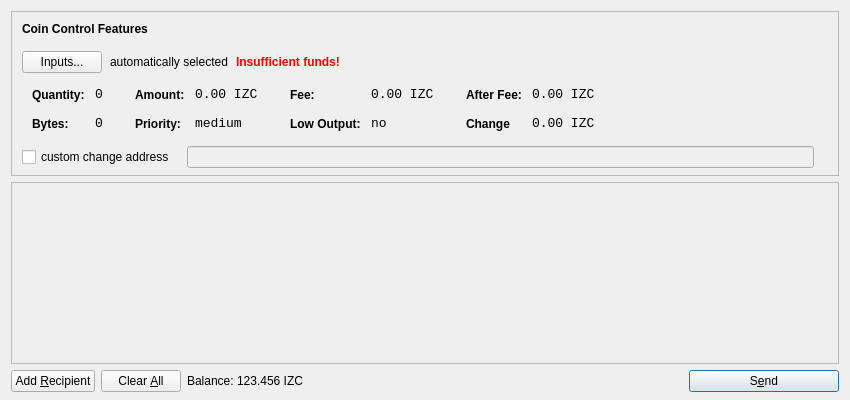
<?xml version="1.0" encoding="UTF-8"?>
<ui version="4.0">
 <class>SendCoinsDialog</class>
 <widget class="QDialog" name="SendCoinsDialog">
  <property name="geometry">
   <rect>
    <x>0</x>
    <y>0</y>
    <width>850</width>
    <height>400</height>
   </rect>
  </property>
  <property name="windowTitle">
   <string>Send Coins</string>
  </property>
  <layout class="QVBoxLayout" name="verticalLayout" stretch="0,1,0">
   <property name="bottomMargin">
    <number>8</number>
   </property>
   <item>
    <widget class="QFrame" name="frameCoinControl">
     <property name="sizePolicy">
      <sizepolicy hsizetype="Expanding" vsizetype="Expanding">
       <horstretch>0</horstretch>
       <verstretch>0</verstretch>
      </sizepolicy>
     </property>
     <property name="maximumSize">
      <size>
       <width>16777215</width>
       <height>16777215</height>
      </size>
     </property>
     <property name="frameShape">
      <enum>QFrame::StyledPanel</enum>
     </property>
     <property name="frameShadow">
      <enum>QFrame::Sunken</enum>
     </property>
     <layout class="QVBoxLayout" name="verticalLayoutCoinControl2">
      <property name="spacing">
       <number>-1</number>
      </property>
      <property name="leftMargin">
       <number>0</number>
      </property>
      <property name="topMargin">
       <number>0</number>
      </property>
      <property name="rightMargin">
       <number>0</number>
      </property>
      <property name="bottomMargin">
       <number>6</number>
      </property>
      <item>
       <layout class="QVBoxLayout" name="verticalLayoutCoinControl" stretch="0,0,0,0,1">
        <property name="spacing">
         <number>0</number>
        </property>
        <property name="leftMargin">
         <number>10</number>
        </property>
        <property name="topMargin">
         <number>10</number>
        </property>
        <item>
         <layout class="QHBoxLayout" name="horizontalLayoutCoinControl1">
          <property name="bottomMargin">
           <number>15</number>
          </property>
          <item>
           <widget class="QLabel" name="labelCoinControlFeatures">
            <property name="sizePolicy">
             <sizepolicy hsizetype="Preferred" vsizetype="Maximum">
              <horstretch>0</horstretch>
              <verstretch>0</verstretch>
             </sizepolicy>
            </property>
            <property name="font">
             <font>
              <weight>75</weight>
              <bold>true</bold>
             </font>
            </property>
            <property name="styleSheet">
             <string notr="true">font-weight:bold;</string>
            </property>
            <property name="text">
             <string>Coin Control Features</string>
            </property>
           </widget>
          </item>
         </layout>
        </item>
        <item>
         <layout class="QHBoxLayout" name="horizontalLayoutCoinControl2" stretch="0,0,0,0">
          <property name="spacing">
           <number>8</number>
          </property>
          <property name="bottomMargin">
           <number>10</number>
          </property>
          <item>
           <widget class="QPushButton" name="pushButtonCoinControl">
            <property name="styleSheet">
             <string notr="true"/>
            </property>
            <property name="text">
             <string>Inputs...</string>
            </property>
           </widget>
          </item>
          <item>
           <widget class="QLabel" name="labelCoinControlAutomaticallySelected">
            <property name="text">
             <string>automatically selected</string>
            </property>
            <property name="margin">
             <number>5</number>
            </property>
           </widget>
          </item>
          <item>
           <widget class="QLabel" name="labelCoinControlInsuffFunds">
            <property name="font">
             <font>
              <weight>75</weight>
              <bold>true</bold>
             </font>
            </property>
            <property name="styleSheet">
             <string notr="true">color:red;font-weight:bold;</string>
            </property>
            <property name="text">
             <string>Insufficient funds!</string>
            </property>
            <property name="margin">
             <number>5</number>
            </property>
           </widget>
          </item>
          <item>
           <spacer name="horizontalSpacerCoinControl">
            <property name="orientation">
             <enum>Qt::Horizontal</enum>
            </property>
            <property name="sizeHint" stdset="0">
             <size>
              <width>40</width>
              <height>1</height>
             </size>
            </property>
           </spacer>
          </item>
         </layout>
        </item>
        <item>
         <widget class="QWidget" name="widgetCoinControl" native="true">
          <property name="sizePolicy">
           <sizepolicy hsizetype="Preferred" vsizetype="Preferred">
            <horstretch>0</horstretch>
            <verstretch>0</verstretch>
           </sizepolicy>
          </property>
          <property name="minimumSize">
           <size>
            <width>0</width>
            <height>0</height>
           </size>
          </property>
          <property name="styleSheet">
           <string notr="true"/>
          </property>
          <layout class="QHBoxLayout" name="horizontalLayoutCoinControl5">
           <property name="margin">
            <number>0</number>
           </property>
           <item>
            <layout class="QHBoxLayout" name="horizontalLayoutCoinControl3" stretch="0,0,0,1">
             <property name="spacing">
              <number>20</number>
             </property>
             <property name="topMargin">
              <number>0</number>
             </property>
             <property name="bottomMargin">
              <number>10</number>
             </property>
             <item>
              <layout class="QFormLayout" name="formLayoutCoinControl1">
               <property name="horizontalSpacing">
                <number>10</number>
               </property>
               <property name="verticalSpacing">
                <number>14</number>
               </property>
               <property name="leftMargin">
                <number>10</number>
               </property>
               <property name="topMargin">
                <number>4</number>
               </property>
               <property name="rightMargin">
                <number>6</number>
               </property>
               <item row="0" column="0">
                <widget class="QLabel" name="labelCoinControlQuantityText">
                 <property name="styleSheet">
                  <string notr="true">font-weight:bold;</string>
                 </property>
                 <property name="text">
                  <string>Quantity:</string>
                 </property>
                 <property name="margin">
                  <number>0</number>
                 </property>
                </widget>
               </item>
               <item row="0" column="1">
                <widget class="QLabel" name="labelCoinControlQuantity">
                 <property name="font">
                  <font>
                   <family>Monospace</family>
                   <pointsize>10</pointsize>
                  </font>
                 </property>
                 <property name="cursor">
                  <cursorShape>IBeamCursor</cursorShape>
                 </property>
                 <property name="contextMenuPolicy">
                  <enum>Qt::ActionsContextMenu</enum>
                 </property>
                 <property name="text">
                  <string>0</string>
                 </property>
                 <property name="margin">
                  <number>0</number>
                 </property>
                 <property name="textInteractionFlags">
                  <set>Qt::LinksAccessibleByMouse|Qt::TextSelectableByKeyboard|Qt::TextSelectableByMouse</set>
                 </property>
                </widget>
               </item>
               <item row="1" column="0">
                <widget class="QLabel" name="labelCoinControlBytesText">
                 <property name="styleSheet">
                  <string notr="true">font-weight:bold;</string>
                 </property>
                 <property name="text">
                  <string>Bytes:</string>
                 </property>
                </widget>
               </item>
               <item row="1" column="1">
                <widget class="QLabel" name="labelCoinControlBytes">
                 <property name="font">
                  <font>
                   <family>Monospace</family>
                   <pointsize>10</pointsize>
                  </font>
                 </property>
                 <property name="cursor">
                  <cursorShape>IBeamCursor</cursorShape>
                 </property>
                 <property name="contextMenuPolicy">
                  <enum>Qt::ActionsContextMenu</enum>
                 </property>
                 <property name="text">
                  <string>0</string>
                 </property>
                 <property name="textInteractionFlags">
                  <set>Qt::LinksAccessibleByMouse|Qt::TextSelectableByKeyboard|Qt::TextSelectableByMouse</set>
                 </property>
                </widget>
               </item>
              </layout>
             </item>
             <item>
              <layout class="QFormLayout" name="formLayoutCoinControl2">
               <property name="horizontalSpacing">
                <number>10</number>
               </property>
               <property name="verticalSpacing">
                <number>14</number>
               </property>
               <property name="leftMargin">
                <number>6</number>
               </property>
               <property name="topMargin">
                <number>4</number>
               </property>
               <property name="rightMargin">
                <number>6</number>
               </property>
               <item row="0" column="0">
                <widget class="QLabel" name="labelCoinControlAmountText">
                 <property name="styleSheet">
                  <string notr="true">font-weight:bold;</string>
                 </property>
                 <property name="text">
                  <string>Amount:</string>
                 </property>
                 <property name="margin">
                  <number>0</number>
                 </property>
                </widget>
               </item>
               <item row="0" column="1">
                <widget class="QLabel" name="labelCoinControlAmount">
                 <property name="font">
                  <font>
                   <family>Monospace</family>
                   <pointsize>10</pointsize>
                  </font>
                 </property>
                 <property name="cursor">
                  <cursorShape>IBeamCursor</cursorShape>
                 </property>
                 <property name="contextMenuPolicy">
                  <enum>Qt::ActionsContextMenu</enum>
                 </property>
                 <property name="text">
                  <string>0.00 IZC</string>
                 </property>
                 <property name="textInteractionFlags">
                  <set>Qt::LinksAccessibleByMouse|Qt::TextSelectableByKeyboard|Qt::TextSelectableByMouse</set>
                 </property>
                </widget>
               </item>
               <item row="1" column="0">
                <widget class="QLabel" name="labelCoinControlPriorityText">
                 <property name="styleSheet">
                  <string notr="true">font-weight:bold;</string>
                 </property>
                 <property name="text">
                  <string>Priority:</string>
                 </property>
                </widget>
               </item>
               <item row="1" column="1">
                <widget class="QLabel" name="labelCoinControlPriority">
                 <property name="font">
                  <font>
                   <family>Monospace</family>
                   <pointsize>10</pointsize>
                  </font>
                 </property>
                 <property name="cursor">
                  <cursorShape>IBeamCursor</cursorShape>
                 </property>
                 <property name="contextMenuPolicy">
                  <enum>Qt::ActionsContextMenu</enum>
                 </property>
                 <property name="text">
                  <string>medium</string>
                 </property>
                 <property name="textInteractionFlags">
                  <set>Qt::LinksAccessibleByMouse|Qt::TextSelectableByKeyboard|Qt::TextSelectableByMouse</set>
                 </property>
                </widget>
               </item>
              </layout>
             </item>
             <item>
              <layout class="QFormLayout" name="formLayoutCoinControl3">
               <property name="horizontalSpacing">
                <number>10</number>
               </property>
               <property name="verticalSpacing">
                <number>14</number>
               </property>
               <property name="leftMargin">
                <number>6</number>
               </property>
               <property name="topMargin">
                <number>4</number>
               </property>
               <property name="rightMargin">
                <number>6</number>
               </property>
               <item row="0" column="0">
                <widget class="QLabel" name="labelCoinControlFeeText">
                 <property name="styleSheet">
                  <string notr="true">font-weight:bold;</string>
                 </property>
                 <property name="text">
                  <string>Fee:</string>
                 </property>
                 <property name="margin">
                  <number>0</number>
                 </property>
                </widget>
               </item>
               <item row="0" column="1">
                <widget class="QLabel" name="labelCoinControlFee">
                 <property name="font">
                  <font>
                   <family>Monospace</family>
                   <pointsize>10</pointsize>
                  </font>
                 </property>
                 <property name="cursor">
                  <cursorShape>IBeamCursor</cursorShape>
                 </property>
                 <property name="contextMenuPolicy">
                  <enum>Qt::ActionsContextMenu</enum>
                 </property>
                 <property name="text">
                  <string>0.00 IZC</string>
                 </property>
                 <property name="textInteractionFlags">
                  <set>Qt::LinksAccessibleByMouse|Qt::TextSelectableByKeyboard|Qt::TextSelectableByMouse</set>
                 </property>
                </widget>
               </item>
               <item row="1" column="0">
                <widget class="QLabel" name="labelCoinControlLowOutputText">
                 <property name="styleSheet">
                  <string notr="true">font-weight:bold;</string>
                 </property>
                 <property name="text">
                  <string>Low Output:</string>
                 </property>
                </widget>
               </item>
               <item row="1" column="1">
                <widget class="QLabel" name="labelCoinControlLowOutput">
                 <property name="font">
                  <font>
                   <family>Monospace</family>
                   <pointsize>10</pointsize>
                  </font>
                 </property>
                 <property name="cursor">
                  <cursorShape>IBeamCursor</cursorShape>
                 </property>
                 <property name="contextMenuPolicy">
                  <enum>Qt::ActionsContextMenu</enum>
                 </property>
                 <property name="text">
                  <string>no</string>
                 </property>
                 <property name="textInteractionFlags">
                  <set>Qt::LinksAccessibleByMouse|Qt::TextSelectableByKeyboard|Qt::TextSelectableByMouse</set>
                 </property>
                </widget>
               </item>
              </layout>
             </item>
             <item>
              <layout class="QFormLayout" name="formLayoutCoinControl4">
               <property name="horizontalSpacing">
                <number>10</number>
               </property>
               <property name="verticalSpacing">
                <number>14</number>
               </property>
               <property name="leftMargin">
                <number>6</number>
               </property>
               <property name="topMargin">
                <number>4</number>
               </property>
               <property name="rightMargin">
                <number>6</number>
               </property>
               <item row="0" column="0">
                <widget class="QLabel" name="labelCoinControlAfterFeeText">
                 <property name="styleSheet">
                  <string notr="true">font-weight:bold;</string>
                 </property>
                 <property name="text">
                  <string>After Fee:</string>
                 </property>
                 <property name="margin">
                  <number>0</number>
                 </property>
                </widget>
               </item>
               <item row="0" column="1">
                <widget class="QLabel" name="labelCoinControlAfterFee">
                 <property name="font">
                  <font>
                   <family>Monospace</family>
                   <pointsize>10</pointsize>
                  </font>
                 </property>
                 <property name="cursor">
                  <cursorShape>IBeamCursor</cursorShape>
                 </property>
                 <property name="contextMenuPolicy">
                  <enum>Qt::ActionsContextMenu</enum>
                 </property>
                 <property name="text">
                  <string>0.00 IZC</string>
                 </property>
                 <property name="textInteractionFlags">
                  <set>Qt::LinksAccessibleByMouse|Qt::TextSelectableByKeyboard|Qt::TextSelectableByMouse</set>
                 </property>
                </widget>
               </item>
               <item row="1" column="0">
                <widget class="QLabel" name="labelCoinControlChangeText">
                 <property name="styleSheet">
                  <string notr="true">font-weight:bold;</string>
                 </property>
                 <property name="text">
                  <string>Change</string>
                 </property>
                </widget>
               </item>
               <item row="1" column="1">
                <widget class="QLabel" name="labelCoinControlChange">
                 <property name="font">
                  <font>
                   <family>Monospace</family>
                   <pointsize>10</pointsize>
                  </font>
                 </property>
                 <property name="cursor">
                  <cursorShape>IBeamCursor</cursorShape>
                 </property>
                 <property name="contextMenuPolicy">
                  <enum>Qt::ActionsContextMenu</enum>
                 </property>
                 <property name="text">
                  <string>0.00 IZC</string>
                 </property>
                 <property name="textInteractionFlags">
                  <set>Qt::LinksAccessibleByMouse|Qt::TextSelectableByKeyboard|Qt::TextSelectableByMouse</set>
                 </property>
                </widget>
               </item>
              </layout>
             </item>
            </layout>
           </item>
          </layout>
         </widget>
        </item>
        <item>
         <layout class="QHBoxLayout" name="horizontalLayoutCoinControl4" stretch="0,0,0">
          <property name="spacing">
           <number>12</number>
          </property>
          <property name="sizeConstraint">
           <enum>QLayout::SetDefaultConstraint</enum>
          </property>
          <property name="topMargin">
           <number>5</number>
          </property>
          <property name="rightMargin">
           <number>5</number>
          </property>
          <item>
           <widget class="QCheckBox" name="checkBoxCoinControlChange">
            <property name="text">
             <string>custom change address</string>
            </property>
           </widget>
          </item>
          <item>
           <widget class="QLineEdit" name="lineEditCoinControlChange">
            <property name="enabled">
             <bool>false</bool>
            </property>
            <property name="sizePolicy">
             <sizepolicy hsizetype="Expanding" vsizetype="Fixed">
              <horstretch>0</horstretch>
              <verstretch>0</verstretch>
             </sizepolicy>
            </property>
           </widget>
          </item>
          <item>
           <widget class="QLabel" name="labelCoinControlChangeLabel">
            <property name="sizePolicy">
             <sizepolicy hsizetype="Preferred" vsizetype="Expanding">
              <horstretch>0</horstretch>
              <verstretch>0</verstretch>
             </sizepolicy>
            </property>
            <property name="minimumSize">
             <size>
              <width>0</width>
              <height>0</height>
             </size>
            </property>
            <property name="text">
             <string/>
            </property>
            <property name="margin">
             <number>3</number>
            </property>
           </widget>
          </item>
         </layout>
        </item>
        <item>
         <spacer name="verticalSpacerCoinControl">
          <property name="orientation">
           <enum>Qt::Vertical</enum>
          </property>
          <property name="sizeHint" stdset="0">
           <size>
            <width>800</width>
            <height>1</height>
           </size>
          </property>
         </spacer>
        </item>
       </layout>
      </item>
     </layout>
    </widget>
   </item>
   <item>
    <widget class="QScrollArea" name="scrollArea">
     <property name="widgetResizable">
      <bool>true</bool>
     </property>
     <widget class="QWidget" name="scrollAreaWidgetContents">
      <property name="geometry">
       <rect>
        <x>0</x>
        <y>0</y>
        <width>830</width>
        <height>165</height>
       </rect>
      </property>
      <layout class="QVBoxLayout" name="verticalLayout_2">
       <property name="margin">
        <number>0</number>
       </property>
       <item>
        <layout class="QVBoxLayout" name="entries">
         <property name="spacing">
          <number>6</number>
         </property>
        </layout>
       </item>
       <item>
        <spacer name="verticalSpacer">
         <property name="orientation">
          <enum>Qt::Vertical</enum>
         </property>
         <property name="sizeHint" stdset="0">
          <size>
           <width>20</width>
           <height>40</height>
          </size>
         </property>
        </spacer>
       </item>
      </layout>
     </widget>
    </widget>
   </item>
   <item>
    <layout class="QHBoxLayout" name="horizontalLayout">
     <item>
      <widget class="QPushButton" name="addButton">
       <property name="toolTip">
        <string>Send to multiple recipients at once</string>
       </property>
       <property name="text">
        <string>Add &amp;Recipient</string>
       </property>
       <property name="icon">
        <iconset resource="../bitcoin.qrc">
         <normaloff>:/icons/add</normaloff>:/icons/add</iconset>
       </property>
       <property name="autoDefault">
        <bool>false</bool>
       </property>
      </widget>
     </item>
     <item>
      <widget class="QPushButton" name="clearButton">
       <property name="sizePolicy">
        <sizepolicy hsizetype="Minimum" vsizetype="Fixed">
         <horstretch>0</horstretch>
         <verstretch>0</verstretch>
        </sizepolicy>
       </property>
       <property name="toolTip">
        <string>Remove all transaction fields</string>
       </property>
       <property name="text">
        <string>Clear &amp;All</string>
       </property>
       <property name="icon">
        <iconset resource="../bitcoin.qrc">
         <normaloff>:/icons/remove</normaloff>:/icons/remove</iconset>
       </property>
       <property name="autoRepeatDelay">
        <number>300</number>
       </property>
       <property name="autoDefault">
        <bool>false</bool>
       </property>
      </widget>
     </item>
     <item>
      <layout class="QHBoxLayout" name="horizontalLayout_2">
       <property name="spacing">
        <number>3</number>
       </property>
       <item>
        <widget class="QLabel" name="label">
         <property name="sizePolicy">
          <sizepolicy hsizetype="Preferred" vsizetype="Fixed">
           <horstretch>0</horstretch>
           <verstretch>0</verstretch>
          </sizepolicy>
         </property>
         <property name="text">
          <string>Balance:</string>
         </property>
        </widget>
       </item>
       <item>
        <widget class="QLabel" name="labelBalance">
         <property name="sizePolicy">
          <sizepolicy hsizetype="Preferred" vsizetype="Fixed">
           <horstretch>0</horstretch>
           <verstretch>0</verstretch>
          </sizepolicy>
         </property>
         <property name="cursor">
          <cursorShape>IBeamCursor</cursorShape>
         </property>
         <property name="text">
          <string>123.456 IZC</string>
         </property>
         <property name="textInteractionFlags">
          <set>Qt::LinksAccessibleByMouse|Qt::TextSelectableByKeyboard|Qt::TextSelectableByMouse</set>
         </property>
        </widget>
       </item>
      </layout>
     </item>
     <item>
      <spacer name="horizontalSpacer">
       <property name="orientation">
        <enum>Qt::Horizontal</enum>
       </property>
       <property name="sizeHint" stdset="0">
        <size>
         <width>40</width>
         <height>20</height>
        </size>
       </property>
      </spacer>
     </item>
     <item>
      <widget class="QPushButton" name="sendButton">
       <property name="minimumSize">
        <size>
         <width>150</width>
         <height>0</height>
        </size>
       </property>
       <property name="toolTip">
        <string>Confirm the send action</string>
       </property>
       <property name="text">
        <string>S&amp;end</string>
       </property>
       <property name="icon">
        <iconset resource="../bitcoin.qrc">
         <normaloff>:/icons/send</normaloff>:/icons/send</iconset>
       </property>
       <property name="default">
        <bool>true</bool>
       </property>
      </widget>
     </item>
    </layout>
   </item>
  </layout>
 </widget>
 <resources>
  <include location="../bitcoin.qrc"/>
 </resources>
 <connections/>
</ui>
